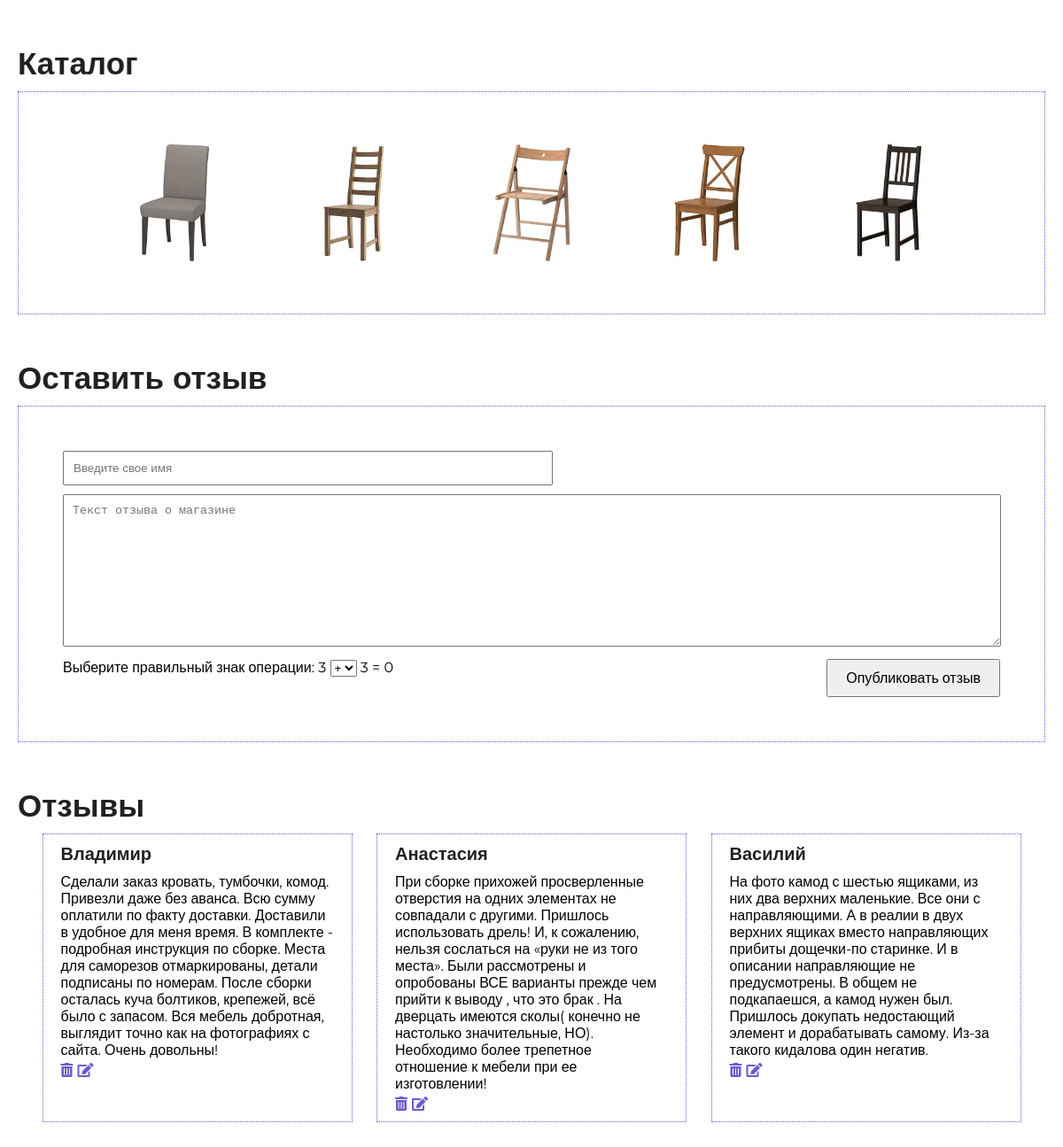
The page / on the database its author committed.
### tables this page shows
CREATE TABLE `bigimages` (
  `id` int(11) NOT NULL,
  `title` varchar(255) NOT NULL,
  `size` double NOT NULL,
  `name` text NOT NULL,
  `views` int(11) DEFAULT NULL
);

CREATE TABLE `reviews` (
  `id` int(11) NOT NULL,
  `reviewer` varchar(255) NOT NULL,
  `review` text NOT NULL
);

### index.php (the view, shortened to what this page needs)
<?
include "config.php";
$sql = "select * from bigimages ORDER BY views DESC";
$res = mysqli_query($connect, $sql);
$sql = "select * from reviews";
$reviewsSelect = mysqli_query($connect, $sql);
function sub($x, $y) {
    return $x - $y;
}
function mathOperation($arg1, $arg2, $operation) {
    switch ($operation) {
        case "-":
            return sub($arg1,$arg2);
    }
}
function  getOperation($o) {
    switch ($o) {
        case 1:
            return "-";
    }
}
$x = rand(0,10);
$y = rand(0,10);
$operation = getOperation(rand(0,3));
?>
<!DOCTYPE html>
<html lang="en">
<head>
	<link rel="stylesheet" href="style/style.css">
    <link rel="stylesheet" href="https://use.fontawesome.com/releases/v5.7.2/css/all.css">
</head>
<body>
    <div class="container column">
        <h2>Каталог</h2>
        <div class="photo">
            <?
            $galleryItems = "";
            while($data = mysqli_fetch_assoc($res)) {
                $smallImage = "./small/".$data['name'];
                $galleryItems.="<div>";
                $galleryItems.="<a href=\"showBigImage.php?id=".$data['id']."\">";
                $galleryItems.="<img src=\"".$smallImage."\" id=\"".$data['name']."\" class=\"chair\">";
                $galleryItems.="</a>";
                $galleryItems.="</div>";
            }
            echo $galleryItems;
            ?>
        </div>
        <h2>Оставить отзыв</h2>
        <form class="sendReviews" action="addReview.php" method="post">
            <input type="text" name="name" placeholder="Введите свое имя">
            <textarea name="review" id="review" cols="20" rows="10" placeholder="Текст отзыва о магазине"></textarea>
            <span><?echo "Выберите правильный знак операции: " . $x?></span>
            <select name="operation" id="operation">
                <option value="+">+</option>
            </select>
            <?echo $y . " = " . mathOperation($x, $y, $operation)?>
            <input type="submit" value="Опубликовать отзыв">
        </form>
        <h2>Отзывы</h2>
        <div class="reviews">
            <?
            $reviewsItems = "";
            while($data = mysqli_fetch_assoc($reviewsSelect)) {
                $reviewsItems.="<div class='review'>";
                $reviewsItems.="<h4>" . $data['reviewer'] . "</h4>";
                $reviewsItems.="<p>" . $data['review'] . "</p>";
                $reviewsItems.="<a href='deleteReview.php?id=".$data['id']."'><i class=\"icon fas fa-trash-alt\"></i></a>";
                $reviewsItems.="<a href='updateFeedback.php?id=".$data['id']."'><i class=\"icon fas fa-edit\"></i></a>";
                $reviewsItems.="</div>";
            }
            echo $reviewsItems;
            ?>
        </div>
    </div>
</body>
</html>

### style/style.css (style rules this page uses)
* { margin: 0; padding:0; }
body { font-family: 'Montserrat', sans-serif; }
h2 { color: #212121; font-size: 35px; font-weight: 700; margin-bottom: 10px }
.container { margin: 0 auto; padding: 50px 20px; max-width:1200px; display: flex; justify-content: space-evenly; }
.column { flex-direction: column; justify-content: center; }
.photo { display: flex; justify-content: space-evenly; flex-wrap: wrap; padding: 50px 50px; border: 1px dotted slateblue; margin-bottom: 50px; }
.reviews { display: flex; justify-content: space-evenly; flex-wrap: wrap; }
.sendReviews { padding: 50px 50px; border: 1px dotted slateblue; margin-bottom: 50px; }
.sendReviews > textarea { width: 98%; padding: 10px; margin-bottom: 10px; }
.sendReviews > input[type="text"] { width: 50%; padding: 10px; margin-bottom: 10px; }
.sendReviews > input[type="submit"] { padding: 10px 20px; float: right; font: 16px 'Roboto', sans-serif; }
.chair { display: block; background-color: blue; height: 150px; width:150px; box-sizing: border-box; }
h4 { color: #212121; font-size: 20px; font-weight: 700; margin-bottom: 10px }
.review { width: 30%; min-width: 350px; border: 1px dotted slateblue; padding: 10px 20px; box-sizing: border-box; margin-bottom: 20px; }
.icon { margin-top: 5px; margin-right: 5px; color: slateblue; }

### rows shown on the page
bigimages: name (picture)
bigimages: name (picture)
bigimages: name (picture)
bigimages: name (picture)
bigimages: name (picture)
reviews: reviewer "Владимир", review "Сделали заказ кровать, тумбочки, комод. Привезли даже без аванса. Всю сумму оплатили по факту доставки. Доставили в удобное для меня время. В комплекте - подробная инструкция по сборке. Места для саморезов отмаркированы, детали подписаны по номерам. После сборки осталась куча болтиков, крепежей, всё было с запасом. Вся мебель добротная, выглядит точно как на фотографиях с сайта. Очень довольны!"
reviews: reviewer "Анастасия", review "При сборке прихожей просверленные отверстия на одних элементах не совпадали с другими. Пришлось использовать дрель! И, к сожалению, нельзя сослаться на «руки не из того места». Были рассмотрены и опробованы ВСЕ варианты прежде чем прийти к выводу , что это брак . На дверцать имеются сколы( конечно не настолько значительные, НО). Необходимо более трепетное отношение к мебели при ее изготовлении!"
reviews: reviewer "Василий", review "На фото камод с шестью ящиками, из них два верхних маленькие. Все они с направляющими. А в реалии в двух верхних ящиках вместо направляющих прибиты дощечки-по старинке. И в описании направляющие не предусмотрены. В общем не подкапаешся, а камод нужен был. Пришлось докупать недостающий элемент и дорабатывать самому. Из-за такого кидалова один негатив."
